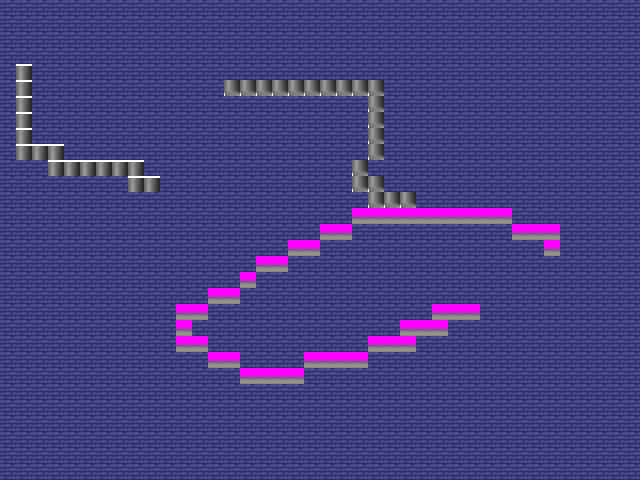

The image is a tile-based game level rendered from a .tmx file. Its description and source (layers, tilesets, objects; grid data summarised) follow:
An orthogonal 40x30 tile map with 16x16 px tiles, 1 tile layer (Tile Layer 1).

<map version="1.0" orientation="orthogonal" renderorder="right-down" width="40" height="30" tilewidth="16" tileheight="16" nextobjectid="1">
 <tileset firstgid="1" name="sewer_tileset" tilewidth="16" tileheight="16">
  <image source="sewer_tileset.png" width="192" height="217" />
 </tileset>
 <layer name="Tile Layer 1" width="40" height="30">
  <data>[1200 cells, 1200 non-empty, 4 distinct tile ids]</data>
 </layer>
</map>
